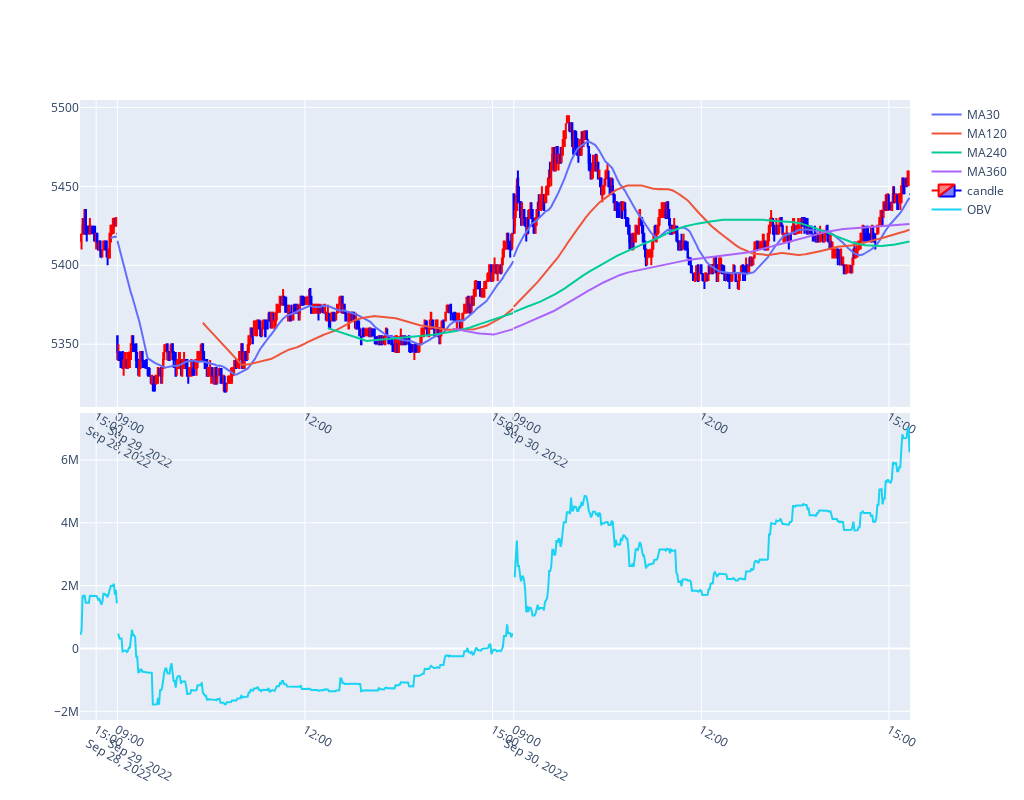

Notebook cell for this chart:
### Markdown cell above
OBV

### Code cell
print_graphic_objects(make_pmas(df=data, x=xindices, include_candle=True), make_obv(df=data, x=xindices))

### Figure 1 — Plotly figure (JSON) as saved in the notebook; plotly's stock layout.template omitted (floating-point values rounded to 4 significant figures; data arrays with more than 128 entries replaced by an {"elided": "..."} marker saying what was removed)
{"data": [{"name": "MA30", "type": "scatter", "x": {"elided": "800 str values"}, "xaxis": "x", "y": {"elided": "800 float values"}, "yaxis": "y"}, {"name": "MA120", "type": "scatter", "x": {"elided": "800 str values"}, "xaxis": "x", "y": {"elided": "800 float values"}, "yaxis": "y"}, {"name": "MA240", "type": "scatter", "x": {"elided": "800 str values"}, "xaxis": "x", "y": {"elided": "800 float values"}, "yaxis": "y"}, {"name": "MA360", "type": "scatter", "x": {"elided": "800 str values"}, "xaxis": "x", "y": {"elided": "800 float values"}, "yaxis": "y"}, {"close": {"elided": "800 int values"}, "decreasing": {"line": {"color": "blue"}}, "high": {"elided": "800 int values"}, "increasing": {"line": {"color": "red"}}, "low": {"elided": "800 int values"}, "name": "candle", "open": {"elided": "800 int values"}, "type": "candlestick", "x": {"elided": "800 str values"}, "xaxis": "x", "yaxis": "y"}, {"name": "OBV", "type": "scatter", "x": {"elided": "800 str values"}, "xaxis": "x2", "y": {"elided": "800 int values"}, "yaxis": "y2"}], "layout": {"height": 800, "width": 1024, "xaxis": {"anchor": "y", "domain": [0, 1], "matches": "x2", "nticks": 20, "rangebreaks": [{"bounds": ["sat", "mon"]}, {"bounds": [15.51, 9], "pattern": "hour"}, {"bounds": [15.33, 15.5], "pattern": "hour"}], "rangeslider": {"visible": false}, "showgrid": true, "showticklabels": true}, "xaxis2": {"anchor": "y2", "domain": [0, 1], "nticks": 20, "rangebreaks": [{"bounds": ["sat", "mon"]}, {"bounds": [15.51, 9], "pattern": "hour"}, {"bounds": [15.33, 15.5], "pattern": "hour"}], "rangeslider": {"visible": false}, "showgrid": true, "showticklabels": true}, "yaxis": {"anchor": "x", "domain": [0.505, 1]}, "yaxis2": {"anchor": "x2", "domain": [0, 0.495]}}}
